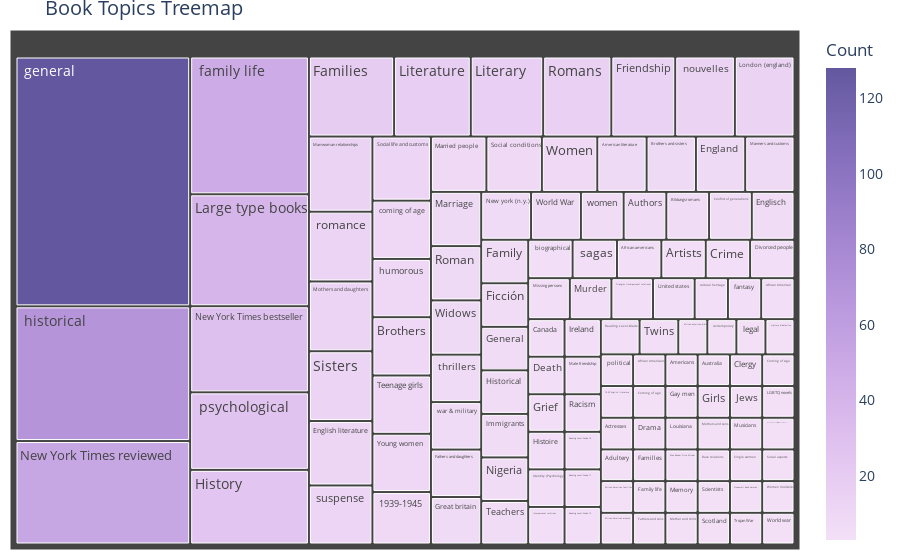

The notebook cell saved with this chart:
### Code cell
import plotly.express as px

topics_dict = topics_wfp

# Prepare the data for the treemap
data = []
for title, topics in topics_dict.items():
    for topic in topics:
        data.append({'Title': title, 'Topic': topic})

df = pd.DataFrame(data)

# Group by 'Title' and 'Topic' columns and count the occurrences
grouped_df = df.groupby(['Topic']).size().reset_index(name='Count')

# Create the treemap figure
# fig = px.treemap(grouped_df.query('Count > 1'), path=['Topic'], values='Count')
grouped_df = grouped_df[~grouped_df["Topic"].str.contains('fiction', case=False)]
# Create the treemap figure
fig = px.treemap(
    grouped_df.query('Count > 2'),
    path=['Topic'],
    values='Count',
    color='Count',
    color_continuous_scale='Purp',
    hover_name='Topic'
)

# Customize the appearance of the treemap
fig.update_layout(
    title='Book Topics Treemap',
    treemapcolorway=px.colors.sequential.Purp  # Use pretty pastel color palette
)

# Set text properties for wrapping
fig.update_traces(
    textfont=dict(size=14),
    hovertemplate='<b>%{label}</b><br>Count: %{value}<extra></extra>'  # Display count on hover
)

# Set layout properties for wrapping
fig.update_layout(
    autosize=True,
    margin=dict(l=10, r=10, t=30, b=10),
    font=dict(size=14),
    hoverlabel=dict(font=dict(size=12))
)

# Add custom data (Title) to each treemap trace
fig.data[0].update(customdata=grouped_df['Topic'])

# Display the treemap
fig.show()

### Figure 1 — Plotly figure (JSON) as saved in the notebook; plotly's stock layout.template omitted (floating-point values rounded to 4 significant figures; data arrays with more than 128 entries replaced by an {"elided": "..."} marker saying what was removed)
{"data": [{"branchvalues": "total", "customdata": {"elided": "840 str values"}, "domain": {"x": [0, 1], "y": [0, 1]}, "hovertemplate": "<b>%{label}</b><br>Count: %{value}<extra></extra>", "hovertext": [" 1939-1945", " african american & black", " biographical", " coming of age", " contemporary", " cultural heritage", " family life", " fantasy", " general", " historical", " humorous", " legal", " mystery & detective", " nouvelles", " political", " psychological", " romance", " sagas", " suspense", " thrillers", " war & military", " women", "18.05 English literature", "Actresses", "Adultery", "African American", "African American families", "African American women", "African Americans", "African americans", "American literature", "Americans", "Artists", "Australia", "Authors", "Bildungsromans", "Brothers", "Brothers and sisters", "Canada", "Clergy", "Coming of Age", "Coming of age", "Conflict of generations", "Crime", "Death", "Divorced people", "Drama", "England", "Englisch", "English literature", "Families", "Familles", "Family", "Family life", "Fathers and daughters", "Fathers and sons", "Ficción", "Friendship", "Gay men", "General", "Girls", "Great britain", "Grief", "Histoire", "Historical", "History", "Identity (Psychology)", "Immigrants", "Interpersonal relations", "Ireland", "Jews", "LGBTQ novels", "Large type books", "Literary", "Literature", "London (england)", "Louisiana", "Male friendship", "Man Booker Prize Winner", "Man-woman relationships", "Manners and customs", "Marriage", "Married people", "Memory", "Missing persons", "Mother and child", "Mothers and daughters", "Mothers and sons", "Murder", "Musicians", "National Book Critics Circle Award Winner", "New York Times bestseller", "New York Times reviewed", "New york (n.y.)", "Nigeria", "Race relations", "Racism", "Reading Level-Grade 10", "Reading Level-Grade 11", "Reading Level-Grade 12", "Reading Level-Grade 9", "Roman", "Romans", "Scientists", "Scotland", "Single women", "Sisters", "Social aspects", "Social conditions", "Social life and customs", "Stonewall Book Awards", "Teachers", "Teenage girls", "Triangles (Interpersonal relations)", "Trojan War", "Twins", "United states", "Widows", "Women", "Women murderers", "World War", "World war", "Young women"], "ids": [" 1939-1945", " african american & black", " biographical", " coming of age", " contemporary", " cultural heritage", " family life", " fantasy", " general", " historical", " humorous", " legal", " mystery & detective", " nouvelles", " political", " psychological", " romance", " sagas", " suspense", " thrillers", " war & military", " women", "18.05 English literature", "Actresses", "Adultery", "African American", "African American families", "African American women", "African Americans", "African americans", "American literature", "Americans", "Artists", "Australia", "Authors", "Bildungsromans", "Brothers", "Brothers and sisters", "Canada", "Clergy", "Coming of Age", "Coming of age", "Conflict of generations", "Crime", "Death", "Divorced people", "Drama", "England", "Englisch", "English literature", "Families", "Familles", "Family", "Family life", "Fathers and daughters", "Fathers and sons", "Ficción", "Friendship", "Gay men", "General", "Girls", "Great britain", "Grief", "Histoire", "Historical", "History", "Identity (Psychology)", "Immigrants", "Interpersonal relations", "Ireland", "Jews", "LGBTQ novels", "Large type books", "Literary", "Literature", "London (england)", "Louisiana", "Male friendship", "Man Booker Prize Winner", "Man-woman relationships", "Manners and customs", "Marriage", "Married people", "Memory", "Missing persons", "Mother and child", "Mothers and daughters", "Mothers and sons", "Murder", "Musicians", "National Book Critics Circle Award Winner", "New York Times bestseller", "New York Times reviewed", "New york (n.y.)", "Nigeria", "Race relations", "Racism", "Reading Level-Grade 10", "Reading Level-Grade 11", "Reading Level-Grade 12", "Reading Level-Grade 9", "Roman", "Romans", "Scientists", "Scotland", "Single women", "Sisters", "Social aspects", "Social conditions", "Social life and customs", "Stonewall Book Awards", "Teachers", "Teenage girls", "Triangles (Interpersonal relations)", "Trojan War", "Twins", "United states", "Widows", "Women", "Women murderers", "World War", "World war", "Young women"], "labels": [" 1939-1945", " african american & black", " biographical", " coming of age", " contemporary", " cultural heritage", " family life", " fantasy", " general", " historical", " humorous", " legal", " mystery & detective", " nouvelles", " political", " psychological", " romance", " sagas", " suspense", " thrillers", " war & military", " women", "18.05 English literature", "Actresses", "Adultery", "African American", "African American families", "African American women", "African Americans", "African americans", "American literature", "Americans", "Artists", "Australia", "Authors", "Bildungsromans", "Brothers", "Brothers and sisters", "Canada", "Clergy", "Coming of Age", "Coming of age", "Conflict of generations", "Crime", "Death", "Divorced people", "Drama", "England", "Englisch", "English literature", "Families", "Familles", "Family", "Family life", "Fathers and daughters", "Fathers and sons", "Ficción", "Friendship", "Gay men", "General", "Girls", "Great britain", "Grief", "Histoire", "Historical", "History", "Identity (Psychology)", "Immigrants", "Interpersonal relations", "Ireland", "Jews", "LGBTQ novels", "Large type books", "Literary", "Literature", "London (england)", "Louisiana", "Male friendship", "Man Booker Prize Winner", "Man-woman relationships", "Manners and customs", "Marriage", "Married people", "Memory", "Missing persons", "Mother and child", "Mothers and daughters", "Mothers and sons", "Murder", "Musicians", "National Book Critics Circle Award Winner", "New York Times bestseller", "New York Times reviewed", "New york (n.y.)", "Nigeria", "Race relations", "Racism", "Reading Level-Grade 10", "Reading Level-Grade 11", "Reading Level-Grade 12", "Reading Level-Grade 9", "Roman", "Romans", "Scientists", "Scotland", "Single women", "Sisters", "Social aspects", "Social conditions", "Social life and customs", "Stonewall Book Awards", "Teachers", "Teenage girls", "Triangles (Interpersonal relations)", "Trojan War", "Twins", "United states", "Widows", "Women", "Women murderers", "World War", "World war", "Young women"], "marker": {"coloraxis": "coloraxis", "colors": [9, 3, 5, 10, 3, 4, 48, 4, 128, 69, 10, 3, 3, 14, 3, 27, 13, 5, 11, 7, 7, 6, 3, 3, 3, 4, 3, 3, 3, 5, 8, 3, 5, 3, 6, 6, 10, 8, 4, 3, 3, 3, 6, 5, 4, 5, 3, 8, 6, 12, 20, 3, 6, 3, 7, 3, 6, 15, 3, 6, 3, 7, 4, 4, 6, 26, 4, 6, 4, 4, 3, 3, 39, 17, 18, 14, 3, 4, 3, 14, 8, 8, 9, 3, 5, 3, 13, 3, 5, 3, 3, 30, 53, 7, 6, 3, 4, 4, 4, 4, 4, 8, 16, 3, 3, 3, 13, 3, 9, 11, 3, 6, 10, 5, 3, 4, 5, 8, 9, 3, 7, 3, 10]}, "name": "", "parents": ["", "", "", "", "", "", "", "", "", "", "", "", "", "", "", "", "", "", "", "", "", "", "", "", "", "", "", "", "", "", "", "", "", "", "", "", "", "", "", "", "", "", "", "", "", "", "", "", "", "", "", "", "", "", "", "", "", "", "", "", "", "", "", "", "", "", "", "", "", "", "", "", "", "", "", "", "", "", "", "", "", "", "", "", "", "", "", "", "", "", "", "", "", "", "", "", "", "", "", "", "", "", "", "", "", "", "", "", "", "", "", "", "", "", "", "", "", "", "", "", "", "", ""], "textfont": {"size": 14}, "type": "treemap", "values": [9, 3, 5, 10, 3, 4, 48, 4, 128, 69, 10, 3, 3, 14, 3, 27, 13, 5, 11, 7, 7, 6, 3, 3, 3, 4, 3, 3, 3, 5, 8, 3, 5, 3, 6, 6, 10, 8, 4, 3, 3, 3, 6, 5, 4, 5, 3, 8, 6, 12, 20, 3, 6, 3, 7, 3, 6, 15, 3, 6, 3, 7, 4, 4, 6, 26, 4, 6, 4, 4, 3, 3, 39, 17, 18, 14, 3, 4, 3, 14, 8, 8, 9, 3, 5, 3, 13, 3, 5, 3, 3, 30, 53, 7, 6, 3, 4, 4, 4, 4, 4, 8, 16, 3, 3, 3, 13, 3, 9, 11, 3, 6, 10, 5, 3, 4, 5, 8, 9, 3, 7, 3, 10]}], "layout": {"autosize": true, "coloraxis": {"colorbar": {"title": {"text": "Count"}}, "colorscale": [[0, "rgb(243, 224, 247)"], [0.1667, "rgb(228, 199, 241)"], [0.3333, "rgb(209, 175, 232)"], [0.5, "rgb(185, 152, 221)"], [0.6667, "rgb(159, 130, 206)"], [0.8333, "rgb(130, 109, 186)"], [1, "rgb(99, 88, 159)"]]}, "font": {"size": 14}, "hoverlabel": {"font": {"size": 12}}, "legend": {"tracegroupgap": 0}, "margin": {"b": 10, "l": 10, "r": 10, "t": 30}, "title": {"text": "Book Topics Treemap"}, "treemapcolorway": ["rgb(243, 224, 247)", "rgb(228, 199, 241)", "rgb(209, 175, 232)", "rgb(185, 152, 221)", "rgb(159, 130, 206)", "rgb(130, 109, 186)", "rgb(99, 88, 159)"]}}
